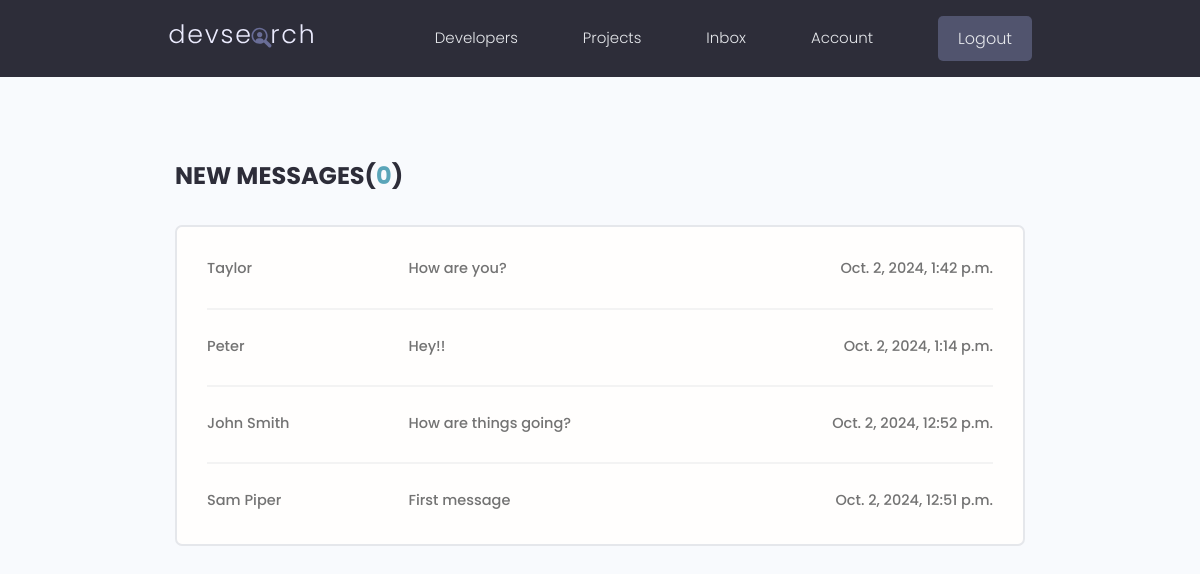
The app's page /inbox/ (signed in), older data.
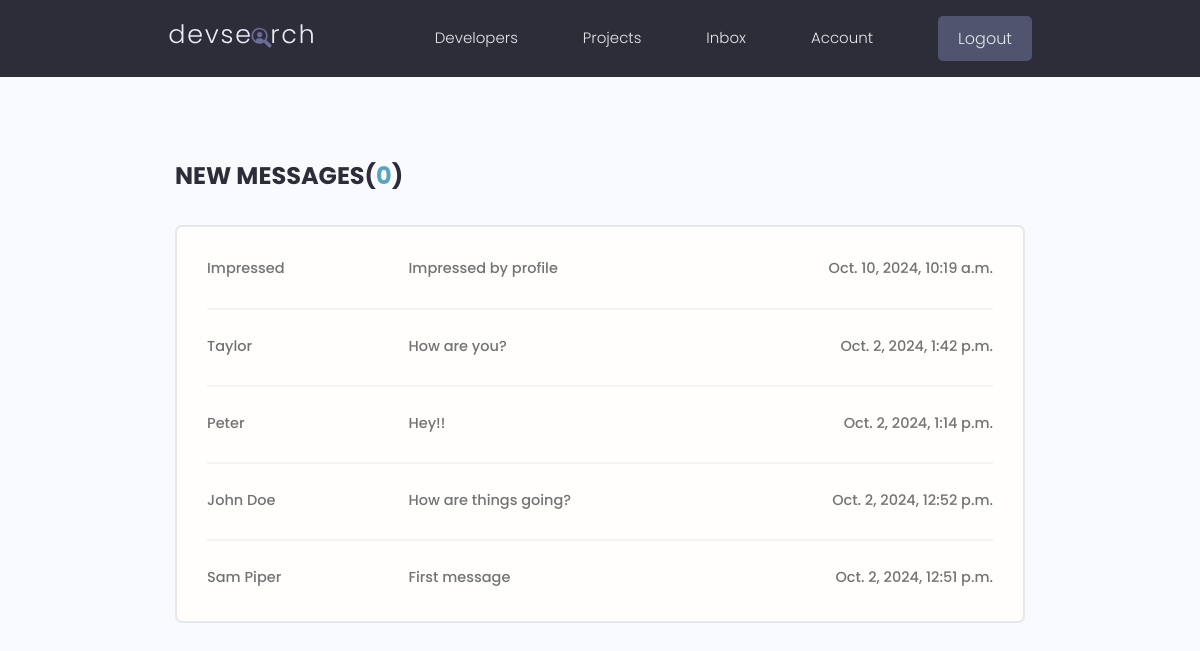
The same page, newer data.
### users/models.py (models this page shows, shortened)
class Message(models.Model):
    sender = models.ForeignKey(Profile, on_delete=models.SET_NULL, null=True, blank=True)
    recipient = models.ForeignKey(Profile, on_delete=models.SET_NULL, null=True, blank=True, related_name="messages")
    name = models.CharField(max_length=200, null=True, blank=True)
    email = models.EmailField(max_length=500, null=True, blank=True)
    subject = models.CharField(max_length=200, null=True, blank=True)
    body = models.TextField(null=True, blank=True)
    is_read = models.BooleanField(default=False, null=True)
    created = models.DateTimeField(auto_now_add=True)
    id = models.UUIDField(default=uuid.uuid4, unique=True,
                          primary_key=True, editable=False)
    class Meta:
        ordering = ['is_read', '-created']

### users/views.py (the view)
# urls.py: path('inbox/', views.inbox, name='inbox'),
@login_required(login_url='login')
def inbox(request):
    profile = request.user.profile
    messageRequests = profile.messages.all()
    unreadCount = messageRequests.filter(is_read=False).count()
    context = {'messageRequests': messageRequests, 'unreadCount': unreadCount}
    return render(request, 'users/inbox.html', context)

### users/templates/users/inbox.html
<!DOCTYPE html>
{% extends 'main.html' %}
{% block content %}
  <main class="inbox my-xl">
    <div class="content-box">
      <h3 class="inbox__title">New Messages(<span>{{unreadCount}}</span>)</h3>
      <ul class="messages">
        {% for message in messageRequests %}
        {% if message.is_read == False %}
        <li class="message message--unread">
        {% else %}
        <li class="message">
        {% endif %}
          <a href="{% url 'message' message.id %}">
            <span class="message__author">{{message.name}}</span>
            <span class="message__subject">{{message.subject}}</span>
            <span class="message__date">{{message.created}}</span>
          </a>
        </li>
        {% endfor %}
      </ul>
    </div>
  </main>
{% endblock content %}

Row changes from the older to the newer data that the page shows:
added Message: name "Impressed", subject "Impressed by profile", created "Oct. 10, 2024, 10:19 a.m."
changed Message "How are things going?": name "John Smith" → "John Doe"
